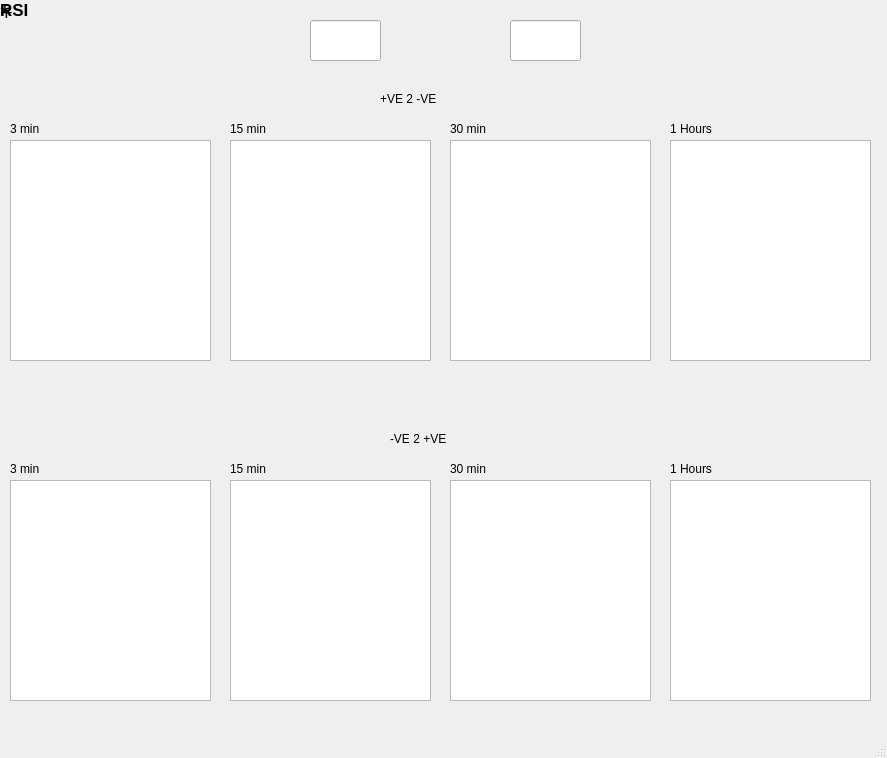
<?xml version="1.0" encoding="UTF-8"?>
<ui version="4.0">
 <class>MainWindow</class>
 <widget class="QMainWindow" name="MainWindow">
  <property name="geometry">
   <rect>
    <x>0</x>
    <y>0</y>
    <width>887</width>
    <height>758</height>
   </rect>
  </property>
  <property name="windowTitle">
   <string>MainWindow</string>
  </property>
  <widget class="QWidget" name="centralwidget">
   <widget class="QTableView" name="tableView">
    <property name="geometry">
     <rect>
      <x>10</x>
      <y>140</y>
      <width>201</width>
      <height>221</height>
     </rect>
    </property>
   </widget>
   <widget class="QTableView" name="tableView_2">
    <property name="geometry">
     <rect>
      <x>230</x>
      <y>140</y>
      <width>201</width>
      <height>221</height>
     </rect>
    </property>
   </widget>
   <widget class="QLabel" name="label">
    <property name="geometry">
     <rect>
      <x>380</x>
      <y>90</y>
      <width>131</width>
      <height>17</height>
     </rect>
    </property>
    <property name="text">
     <string>+VE 2 -VE</string>
    </property>
   </widget>
   <widget class="QTableView" name="tableView_3">
    <property name="geometry">
     <rect>
      <x>10</x>
      <y>480</y>
      <width>201</width>
      <height>221</height>
     </rect>
    </property>
   </widget>
   <widget class="QTableView" name="tableView_4">
    <property name="geometry">
     <rect>
      <x>230</x>
      <y>480</y>
      <width>201</width>
      <height>221</height>
     </rect>
    </property>
   </widget>
   <widget class="QLabel" name="label_2">
    <property name="geometry">
     <rect>
      <x>390</x>
      <y>430</y>
      <width>131</width>
      <height>17</height>
     </rect>
    </property>
    <property name="text">
     <string>-VE 2 +VE</string>
    </property>
   </widget>
   <widget class="QTableView" name="tableView_5">
    <property name="geometry">
     <rect>
      <x>450</x>
      <y>140</y>
      <width>201</width>
      <height>221</height>
     </rect>
    </property>
   </widget>
   <widget class="QTableView" name="tableView_6">
    <property name="geometry">
     <rect>
      <x>670</x>
      <y>140</y>
      <width>201</width>
      <height>221</height>
     </rect>
    </property>
   </widget>
   <widget class="QTableView" name="tableView_7">
    <property name="geometry">
     <rect>
      <x>670</x>
      <y>480</y>
      <width>201</width>
      <height>221</height>
     </rect>
    </property>
   </widget>
   <widget class="QTableView" name="tableView_8">
    <property name="geometry">
     <rect>
      <x>450</x>
      <y>480</y>
      <width>201</width>
      <height>221</height>
     </rect>
    </property>
   </widget>
   <widget class="QLabel" name="label_3">
    <property name="geometry">
     <rect>
      <x>10</x>
      <y>120</y>
      <width>131</width>
      <height>17</height>
     </rect>
    </property>
    <property name="text">
     <string>3 min</string>
    </property>
   </widget>
   <widget class="QLabel" name="label_4">
    <property name="geometry">
     <rect>
      <x>230</x>
      <y>120</y>
      <width>131</width>
      <height>17</height>
     </rect>
    </property>
    <property name="text">
     <string>15 min</string>
    </property>
   </widget>
   <widget class="QLabel" name="label_5">
    <property name="geometry">
     <rect>
      <x>450</x>
      <y>120</y>
      <width>131</width>
      <height>17</height>
     </rect>
    </property>
    <property name="text">
     <string>30 min</string>
    </property>
   </widget>
   <widget class="QLabel" name="label_6">
    <property name="geometry">
     <rect>
      <x>670</x>
      <y>120</y>
      <width>131</width>
      <height>17</height>
     </rect>
    </property>
    <property name="text">
     <string>1 Hours</string>
    </property>
   </widget>
   <widget class="QLabel" name="label_7">
    <property name="geometry">
     <rect>
      <x>670</x>
      <y>460</y>
      <width>131</width>
      <height>17</height>
     </rect>
    </property>
    <property name="text">
     <string>1 Hours</string>
    </property>
   </widget>
   <widget class="QLabel" name="label_8">
    <property name="geometry">
     <rect>
      <x>230</x>
      <y>460</y>
      <width>131</width>
      <height>17</height>
     </rect>
    </property>
    <property name="text">
     <string>15 min</string>
    </property>
   </widget>
   <widget class="QLabel" name="label_9">
    <property name="geometry">
     <rect>
      <x>450</x>
      <y>460</y>
      <width>131</width>
      <height>17</height>
     </rect>
    </property>
    <property name="text">
     <string>30 min</string>
    </property>
   </widget>
   <widget class="QLabel" name="label_10">
    <property name="geometry">
     <rect>
      <x>10</x>
      <y>460</y>
      <width>131</width>
      <height>17</height>
     </rect>
    </property>
    <property name="text">
     <string>3 min</string>
    </property>
   </widget>
   <widget class="QLineEdit" name="lineEdit">
    <property name="geometry">
     <rect>
      <x>310</x>
      <y>20</y>
      <width>71</width>
      <height>41</height>
     </rect>
    </property>
   </widget>
   <widget class="QLabel" name="label_11">
    <property name="font">
     <font>
      <pointsize>18</pointsize>
     </font>
    </property>
    <property name="text">
     <string>*</string>
    </property>
    <property name="alignment">
     <set>Qt::AlignCenter</set>
    </property>
   </widget>
   <widget class="QLineEdit" name="lineEdit_2">
    <property name="geometry">
     <rect>
      <x>510</x>
      <y>20</y>
      <width>71</width>
      <height>41</height>
     </rect>
    </property>
   </widget>
   <widget class="QLabel" name="label_12">
    <property name="font">
     <font>
      <pointsize>13</pointsize>
      <weight>75</weight>
      <bold>true</bold>
     </font>
    </property>
    <property name="text">
     <string>RSI</string>
    </property>
   </widget>
   <widget class="QLabel" name="label_13">
    <property name="font">
     <font>
      <pointsize>16</pointsize>
     </font>
    </property>
    <property name="text">
     <string>+</string>
    </property>
    <property name="alignment">
     <set>Qt::AlignCenter</set>
    </property>
   </widget>
  </widget>
  <widget class="QMenuBar" name="menubar">
   <property name="geometry">
    <rect>
     <x>0</x>
     <y>0</y>
     <width>887</width>
     <height>22</height>
    </rect>
   </property>
  </widget>
  <widget class="QStatusBar" name="statusbar"/>
 </widget>
 <resources/>
 <connections/>
</ui>
